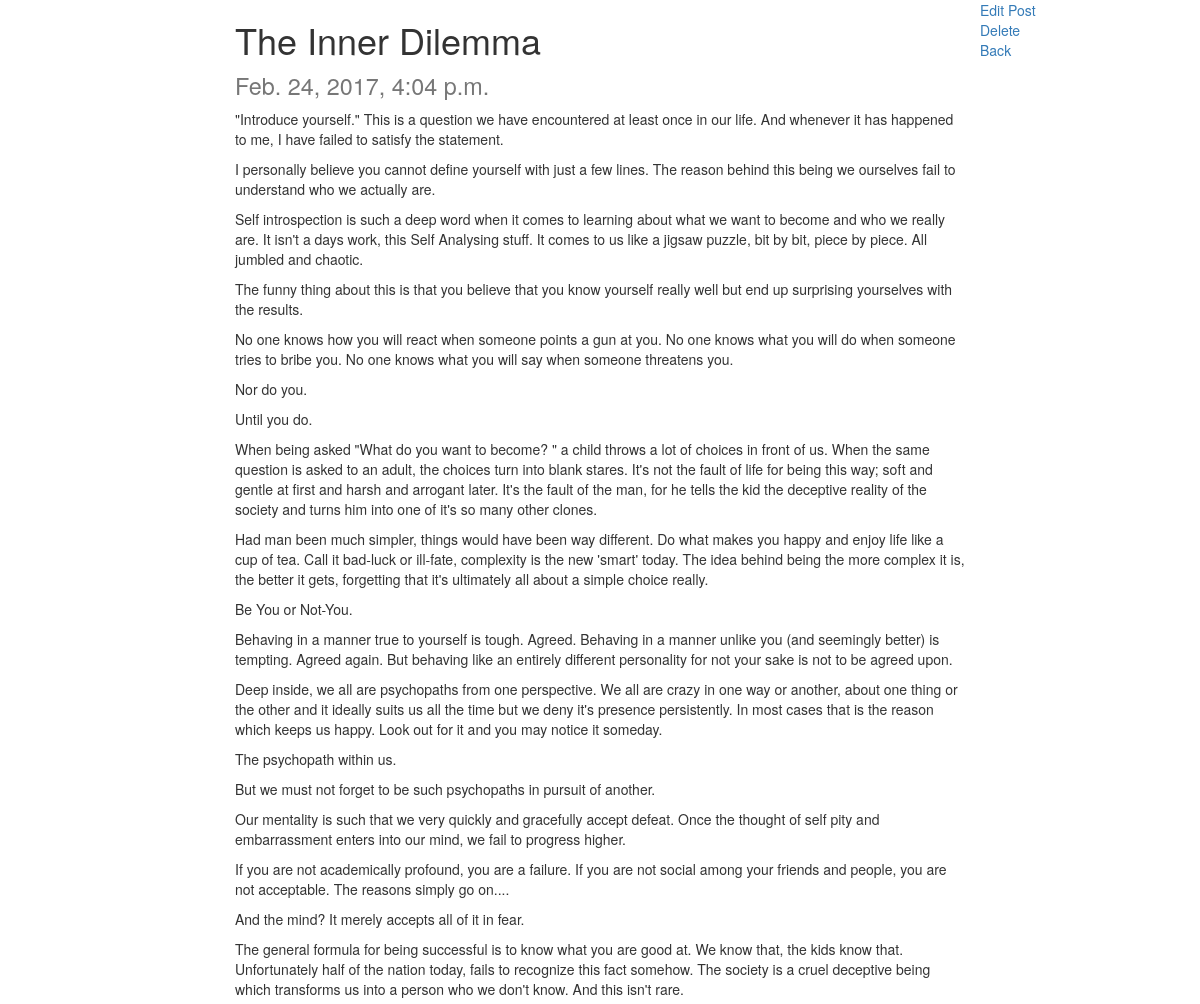
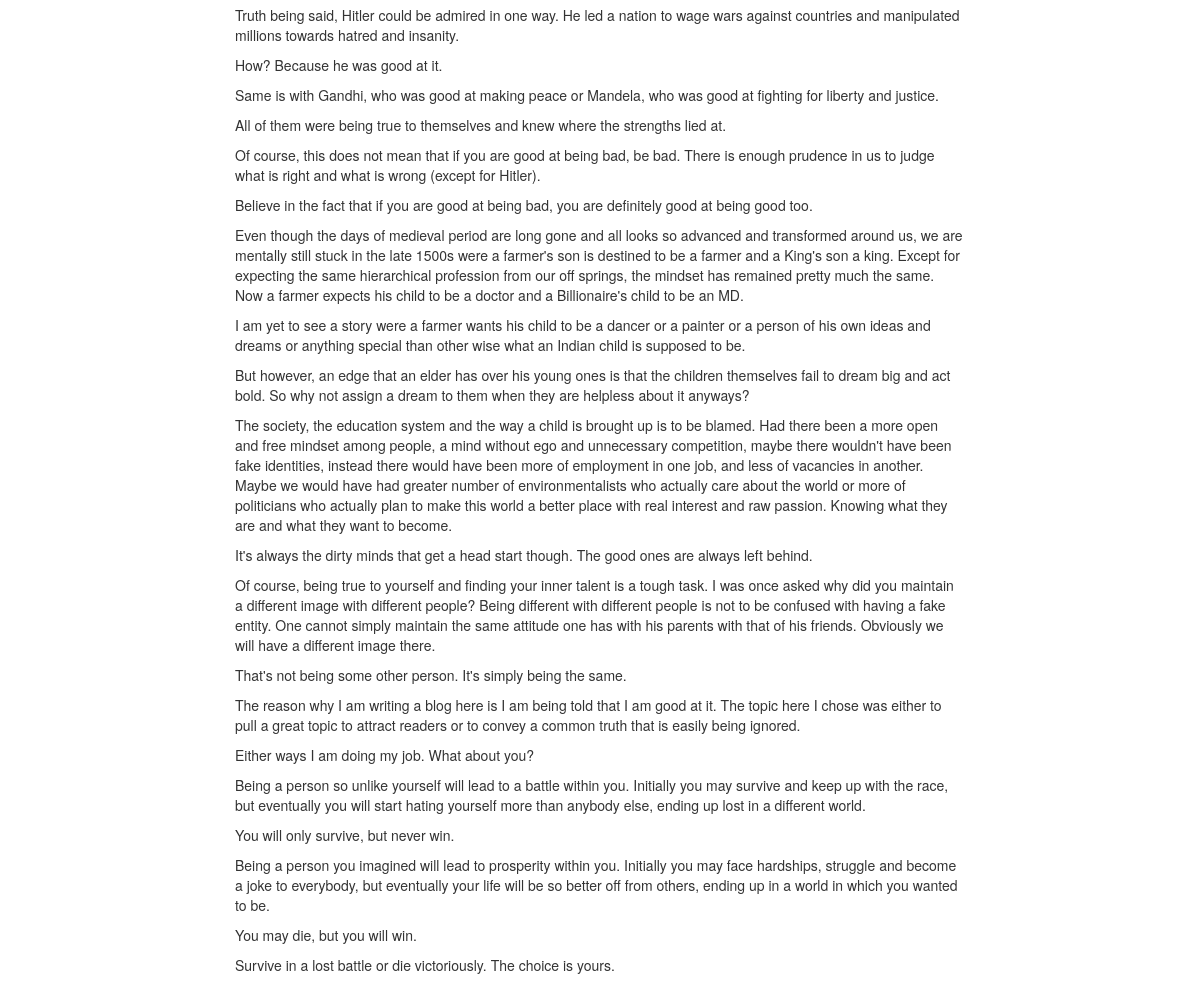
Page /post/20/ on the committed database (2 pictures, top to bottom).
### posts/models.py (models this page shows, shortened)
class Post(models.Model):
    title = models.CharField(max_length=120)
    content = models.TextField()
    timestamp = models.DateTimeField(auto_now=False, auto_now_add=True)
    updated = models.DateTimeField(auto_now=True, auto_now_add=False)
    class Meta:
        ordering = ['-timestamp', '-updated']

### posts/views.py (the view)
# urls.py: url(r'^(?P<id>\d+)/$', views.post_details, name='post_details'),
def post_details(request, id):
    context = {
        'post': get_object_or_404(Post, id=id)
    }
    return render(request, 'blog/post_details.html', context)

### templates/blog/post_details.html (shortened to what this page needs)
{% extends 'blog/base.html' %}
{% block content %}
    <div class="col-sm-8 col-sm-offset-2">
        <h1>{{ post.title }}
            <br><small>{{ post.timestamp }}</small></h1>
        {{ post.content|linebreaks }}
    </div>
    <a href="{% url 'post_edit' id=post.id %}">Edit Post</a><br>
    <a href="{% url 'post_delete' id=post.id %}">Delete</a><br>
    <a href="{% url 'post_home' %}">Back</a><br>
{% endblock %}

### rows in the picture
Post: title "The Inner Dilemma", timestamp "Feb. 24, 2017, 4:04 p.m.", content "\"Introduce yourself.\" This is a question we have encountered at least once in our life. And whenever it has happened to me, I have failed to satisfy the statement. I personally believe you cannot define yourself with just a few lines. The reason behind this being we ourselves fail to understand who we actually are. Self introspection is such a deep word when it comes to learning about what we want to become and who we really are. It isn't a days work, this Self Analysing stuff. It comes to us like a jigsaw puzzle, bit by bit, piece by piece. All jumbled and chaotic. The funny thing about this is that you believe that you know yourself really well but end up surprising yourselves with the…"
